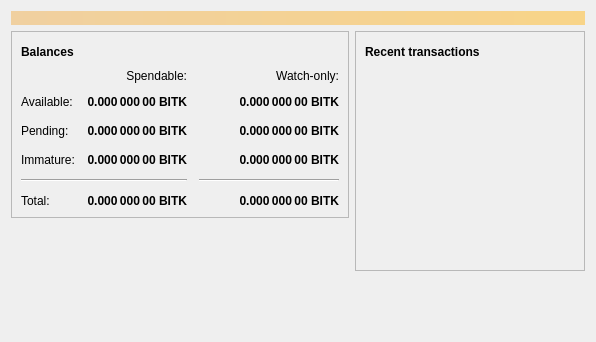
<?xml version="1.0" encoding="UTF-8"?>
<ui version="4.0">
 <class>OverviewPage</class>
 <widget class="QWidget" name="OverviewPage">
  <property name="geometry">
   <rect>
    <x>0</x>
    <y>0</y>
    <width>596</width>
    <height>342</height>
   </rect>
  </property>
  <property name="windowTitle">
   <string>Form</string>
  </property>
  <layout class="QVBoxLayout" name="topLayout">
   <item>
    <widget class="QLabel" name="labelAlerts">
     <property name="visible">
      <bool>false</bool>
     </property>
     <property name="styleSheet">
      <string notr="true">QLabel { background-color: qlineargradient(x1: 0, y1: 0, x2: 1, y2: 0, stop:0 #F0D0A0, stop:1 #F8D488); color:#000000; }</string>
     </property>
     <property name="wordWrap">
      <bool>true</bool>
     </property>
     <property name="margin">
      <number>3</number>
     </property>
     <property name="textInteractionFlags">
      <set>Qt::TextSelectableByMouse</set>
     </property>
    </widget>
   </item>
   <item>
    <layout class="QHBoxLayout" name="horizontalLayout" stretch="1,1">
     <item>
      <layout class="QVBoxLayout" name="verticalLayout_2">
       <item>
        <widget class="QFrame" name="frame">
         <property name="frameShape">
          <enum>QFrame::StyledPanel</enum>
         </property>
         <property name="frameShadow">
          <enum>QFrame::Raised</enum>
         </property>
         <layout class="QVBoxLayout" name="verticalLayout_4">
          <item>
           <layout class="QHBoxLayout" name="horizontalLayout_4">
            <item>
             <widget class="QLabel" name="label_5">
              <property name="font">
               <font>
                <weight>75</weight>
                <bold>true</bold>
               </font>
              </property>
              <property name="text">
               <string>Balances</string>
              </property>
             </widget>
            </item>
            <item>
             <widget class="QPushButton" name="labelWalletStatus">
              <property name="enabled">
               <bool>true</bool>
              </property>
              <property name="maximumSize">
               <size>
                <width>30</width>
                <height>16777215</height>
               </size>
              </property>
              <property name="toolTip">
               <string>The displayed information may be out of date. Your wallet automatically synchronizes with the BitcoinTK network after a connection is established, but this process has not completed yet.</string>
              </property>
              <property name="text">
               <string/>
              </property>
              <property name="icon">
               <iconset resource="../bitcoin.qrc">
                <normaloff>:/icons/warning</normaloff>
                <disabledoff>:/icons/warning</disabledoff>:/icons/warning</iconset>
              </property>
              <property name="iconSize">
               <size>
                <width>24</width>
                <height>24</height>
               </size>
              </property>
              <property name="flat">
               <bool>true</bool>
              </property>
             </widget>
            </item>
            <item>
             <spacer name="horizontalSpacer_3">
              <property name="orientation">
               <enum>Qt::Horizontal</enum>
              </property>
              <property name="sizeHint" stdset="0">
               <size>
                <width>40</width>
                <height>20</height>
               </size>
              </property>
             </spacer>
            </item>
           </layout>
          </item>
          <item>
           <layout class="QGridLayout" name="gridLayout">
            <property name="spacing">
             <number>12</number>
            </property>
            <item row="2" column="2">
             <widget class="QLabel" name="labelWatchPending">
              <property name="font">
               <font>
                <weight>75</weight>
                <bold>true</bold>
               </font>
              </property>
              <property name="cursor">
               <cursorShape>IBeamCursor</cursorShape>
              </property>
              <property name="toolTip">
               <string>Unconfirmed transactions to watch-only addresses</string>
              </property>
              <property name="text">
               <string notr="true">0.000 000 00 BITK</string>
              </property>
              <property name="alignment">
               <set>Qt::AlignRight|Qt::AlignTrailing|Qt::AlignVCenter</set>
              </property>
              <property name="textInteractionFlags">
               <set>Qt::LinksAccessibleByMouse|Qt::TextSelectableByKeyboard|Qt::TextSelectableByMouse</set>
              </property>
             </widget>
            </item>
            <item row="2" column="1">
             <widget class="QLabel" name="labelUnconfirmed">
              <property name="font">
               <font>
                <weight>75</weight>
                <bold>true</bold>
               </font>
              </property>
              <property name="cursor">
               <cursorShape>IBeamCursor</cursorShape>
              </property>
              <property name="toolTip">
               <string>Total of transactions that have yet to be confirmed, and do not yet count toward the spendable balance</string>
              </property>
              <property name="text">
               <string notr="true">0.000 000 00 BITK</string>
              </property>
              <property name="alignment">
               <set>Qt::AlignRight|Qt::AlignTrailing|Qt::AlignVCenter</set>
              </property>
              <property name="textInteractionFlags">
               <set>Qt::LinksAccessibleByMouse|Qt::TextSelectableByKeyboard|Qt::TextSelectableByMouse</set>
              </property>
             </widget>
            </item>
            <item row="3" column="2">
             <widget class="QLabel" name="labelWatchImmature">
              <property name="font">
               <font>
                <weight>75</weight>
                <bold>true</bold>
               </font>
              </property>
              <property name="cursor">
               <cursorShape>IBeamCursor</cursorShape>
              </property>
              <property name="toolTip">
               <string>Mined balance in watch-only addresses that has not yet matured</string>
              </property>
              <property name="text">
               <string notr="true">0.000 000 00 BITK</string>
              </property>
              <property name="alignment">
               <set>Qt::AlignRight|Qt::AlignTrailing|Qt::AlignVCenter</set>
              </property>
              <property name="textInteractionFlags">
               <set>Qt::LinksAccessibleByMouse|Qt::TextSelectableByKeyboard|Qt::TextSelectableByMouse</set>
              </property>
             </widget>
            </item>
            <item row="4" column="0" colspan="2">
             <widget class="Line" name="line">
              <property name="orientation">
               <enum>Qt::Horizontal</enum>
              </property>
             </widget>
            </item>
            <item row="4" column="2">
             <widget class="Line" name="lineWatchBalance">
              <property name="sizePolicy">
               <sizepolicy hsizetype="Preferred" vsizetype="Fixed">
                <horstretch>0</horstretch>
                <verstretch>0</verstretch>
               </sizepolicy>
              </property>
              <property name="minimumSize">
               <size>
                <width>140</width>
                <height>0</height>
               </size>
              </property>
              <property name="orientation">
               <enum>Qt::Horizontal</enum>
              </property>
             </widget>
            </item>
            <item row="5" column="0">
             <widget class="QLabel" name="labelTotalText">
              <property name="text">
               <string>Total:</string>
              </property>
             </widget>
            </item>
            <item row="3" column="1">
             <widget class="QLabel" name="labelImmature">
              <property name="font">
               <font>
                <weight>75</weight>
                <bold>true</bold>
               </font>
              </property>
              <property name="cursor">
               <cursorShape>IBeamCursor</cursorShape>
              </property>
              <property name="toolTip">
               <string>Mined balance that has not yet matured</string>
              </property>
              <property name="text">
               <string notr="true">0.000 000 00 BITK</string>
              </property>
              <property name="alignment">
               <set>Qt::AlignRight|Qt::AlignTrailing|Qt::AlignVCenter</set>
              </property>
              <property name="textInteractionFlags">
               <set>Qt::LinksAccessibleByMouse|Qt::TextSelectableByKeyboard|Qt::TextSelectableByMouse</set>
              </property>
             </widget>
            </item>
            <item row="2" column="3">
             <spacer name="horizontalSpacer_2">
              <property name="orientation">
               <enum>Qt::Horizontal</enum>
              </property>
              <property name="sizeHint" stdset="0">
               <size>
                <width>40</width>
                <height>20</height>
               </size>
              </property>
             </spacer>
            </item>
            <item row="3" column="0">
             <widget class="QLabel" name="labelImmatureText">
              <property name="text">
               <string>Immature:</string>
              </property>
             </widget>
            </item>
            <item row="5" column="1">
             <widget class="QLabel" name="labelTotal">
              <property name="font">
               <font>
                <weight>75</weight>
                <bold>true</bold>
               </font>
              </property>
              <property name="cursor">
               <cursorShape>IBeamCursor</cursorShape>
              </property>
              <property name="toolTip">
               <string>Your current total balance</string>
              </property>
              <property name="text">
               <string notr="true">0.000 000 00 BITK</string>
              </property>
              <property name="alignment">
               <set>Qt::AlignRight|Qt::AlignTrailing|Qt::AlignVCenter</set>
              </property>
              <property name="textInteractionFlags">
               <set>Qt::LinksAccessibleByMouse|Qt::TextSelectableByKeyboard|Qt::TextSelectableByMouse</set>
              </property>
             </widget>
            </item>
            <item row="5" column="2">
             <widget class="QLabel" name="labelWatchTotal">
              <property name="font">
               <font>
                <weight>75</weight>
                <bold>true</bold>
               </font>
              </property>
              <property name="cursor">
               <cursorShape>IBeamCursor</cursorShape>
              </property>
              <property name="toolTip">
               <string>Current total balance in watch-only addresses</string>
              </property>
              <property name="text">
               <string notr="true">0.000 000 00 BITK</string>
              </property>
              <property name="alignment">
               <set>Qt::AlignRight|Qt::AlignTrailing|Qt::AlignVCenter</set>
              </property>
              <property name="textInteractionFlags">
               <set>Qt::LinksAccessibleByMouse|Qt::TextSelectableByKeyboard|Qt::TextSelectableByMouse</set>
              </property>
             </widget>
            </item>
            <item row="0" column="2">
             <widget class="QLabel" name="labelWatchonly">
              <property name="text">
               <string>Watch-only:</string>
              </property>
              <property name="alignment">
               <set>Qt::AlignRight|Qt::AlignTrailing|Qt::AlignVCenter</set>
              </property>
             </widget>
            </item>
            <item row="1" column="0">
             <widget class="QLabel" name="labelBalanceText">
              <property name="text">
               <string>Available:</string>
              </property>
             </widget>
            </item>
            <item row="1" column="1">
             <widget class="QLabel" name="labelBalance">
              <property name="font">
               <font>
                <weight>75</weight>
                <bold>true</bold>
               </font>
              </property>
              <property name="cursor">
               <cursorShape>IBeamCursor</cursorShape>
              </property>
              <property name="toolTip">
               <string>Your current spendable balance</string>
              </property>
              <property name="text">
               <string notr="true">0.000 000 00 BITK</string>
              </property>
              <property name="alignment">
               <set>Qt::AlignRight|Qt::AlignTrailing|Qt::AlignVCenter</set>
              </property>
              <property name="textInteractionFlags">
               <set>Qt::LinksAccessibleByMouse|Qt::TextSelectableByKeyboard|Qt::TextSelectableByMouse</set>
              </property>
             </widget>
            </item>
            <item row="1" column="2">
             <widget class="QLabel" name="labelWatchAvailable">
              <property name="font">
               <font>
                <weight>75</weight>
                <bold>true</bold>
               </font>
              </property>
              <property name="cursor">
               <cursorShape>IBeamCursor</cursorShape>
              </property>
              <property name="toolTip">
               <string>Your current balance in watch-only addresses</string>
              </property>
              <property name="text">
               <string notr="true">0.000 000 00 BITK</string>
              </property>
              <property name="alignment">
               <set>Qt::AlignRight|Qt::AlignTrailing|Qt::AlignVCenter</set>
              </property>
              <property name="textInteractionFlags">
               <set>Qt::LinksAccessibleByMouse|Qt::TextSelectableByKeyboard|Qt::TextSelectableByMouse</set>
              </property>
             </widget>
            </item>
            <item row="2" column="0">
             <widget class="QLabel" name="labelPendingText">
              <property name="text">
               <string>Pending:</string>
              </property>
             </widget>
            </item>
            <item row="0" column="1">
             <widget class="QLabel" name="labelSpendable">
              <property name="text">
               <string>Spendable:</string>
              </property>
              <property name="alignment">
               <set>Qt::AlignRight|Qt::AlignTrailing|Qt::AlignVCenter</set>
              </property>
             </widget>
            </item>
           </layout>
          </item>
         </layout>
        </widget>
       </item>
       <item>
        <spacer name="verticalSpacer">
         <property name="orientation">
          <enum>Qt::Vertical</enum>
         </property>
         <property name="sizeHint" stdset="0">
          <size>
           <width>20</width>
           <height>40</height>
          </size>
         </property>
        </spacer>
       </item>
      </layout>
     </item>
     <item>
      <layout class="QVBoxLayout" name="verticalLayout_3">
       <item>
        <widget class="QFrame" name="frame_2">
         <property name="frameShape">
          <enum>QFrame::StyledPanel</enum>
         </property>
         <property name="frameShadow">
          <enum>QFrame::Raised</enum>
         </property>
         <layout class="QVBoxLayout" name="verticalLayout">
          <item>
           <layout class="QHBoxLayout" name="horizontalLayout_2">
            <item>
             <widget class="QLabel" name="label_4">
              <property name="font">
               <font>
                <weight>75</weight>
                <bold>true</bold>
               </font>
              </property>
              <property name="text">
               <string>Recent transactions</string>
              </property>
             </widget>
            </item>
            <item>
             <widget class="QPushButton" name="labelTransactionsStatus">
              <property name="enabled">
               <bool>true</bool>
              </property>
              <property name="maximumSize">
               <size>
                <width>30</width>
                <height>16777215</height>
               </size>
              </property>
              <property name="toolTip">
               <string>The displayed information may be out of date. Your wallet automatically synchronizes with the BitcoinTK network after a connection is established, but this process has not completed yet.</string>
              </property>
              <property name="text">
               <string/>
              </property>
              <property name="icon">
               <iconset resource="../bitcoin.qrc">
                <normaloff>:/icons/warning</normaloff>
                <disabledoff>:/icons/warning</disabledoff>:/icons/warning</iconset>
              </property>
              <property name="iconSize">
               <size>
                <width>24</width>
                <height>24</height>
               </size>
              </property>
              <property name="flat">
               <bool>true</bool>
              </property>
             </widget>
            </item>
            <item>
             <spacer name="horizontalSpacer">
              <property name="orientation">
               <enum>Qt::Horizontal</enum>
              </property>
              <property name="sizeHint" stdset="0">
               <size>
                <width>40</width>
                <height>20</height>
               </size>
              </property>
             </spacer>
            </item>
           </layout>
          </item>
          <item>
           <widget class="QListView" name="listTransactions">
            <property name="styleSheet">
             <string notr="true">QListView { background: transparent; }</string>
            </property>
            <property name="frameShape">
             <enum>QFrame::NoFrame</enum>
            </property>
            <property name="verticalScrollBarPolicy">
             <enum>Qt::ScrollBarAlwaysOff</enum>
            </property>
            <property name="horizontalScrollBarPolicy">
             <enum>Qt::ScrollBarAlwaysOff</enum>
            </property>
            <property name="selectionMode">
             <enum>QAbstractItemView::NoSelection</enum>
            </property>
           </widget>
          </item>
         </layout>
        </widget>
       </item>
       <item>
        <spacer name="verticalSpacer_2">
         <property name="orientation">
          <enum>Qt::Vertical</enum>
         </property>
         <property name="sizeHint" stdset="0">
          <size>
           <width>20</width>
           <height>40</height>
          </size>
         </property>
        </spacer>
       </item>
      </layout>
     </item>
    </layout>
   </item>
  </layout>
 </widget>
 <resources/>
 <connections/>
</ui>
